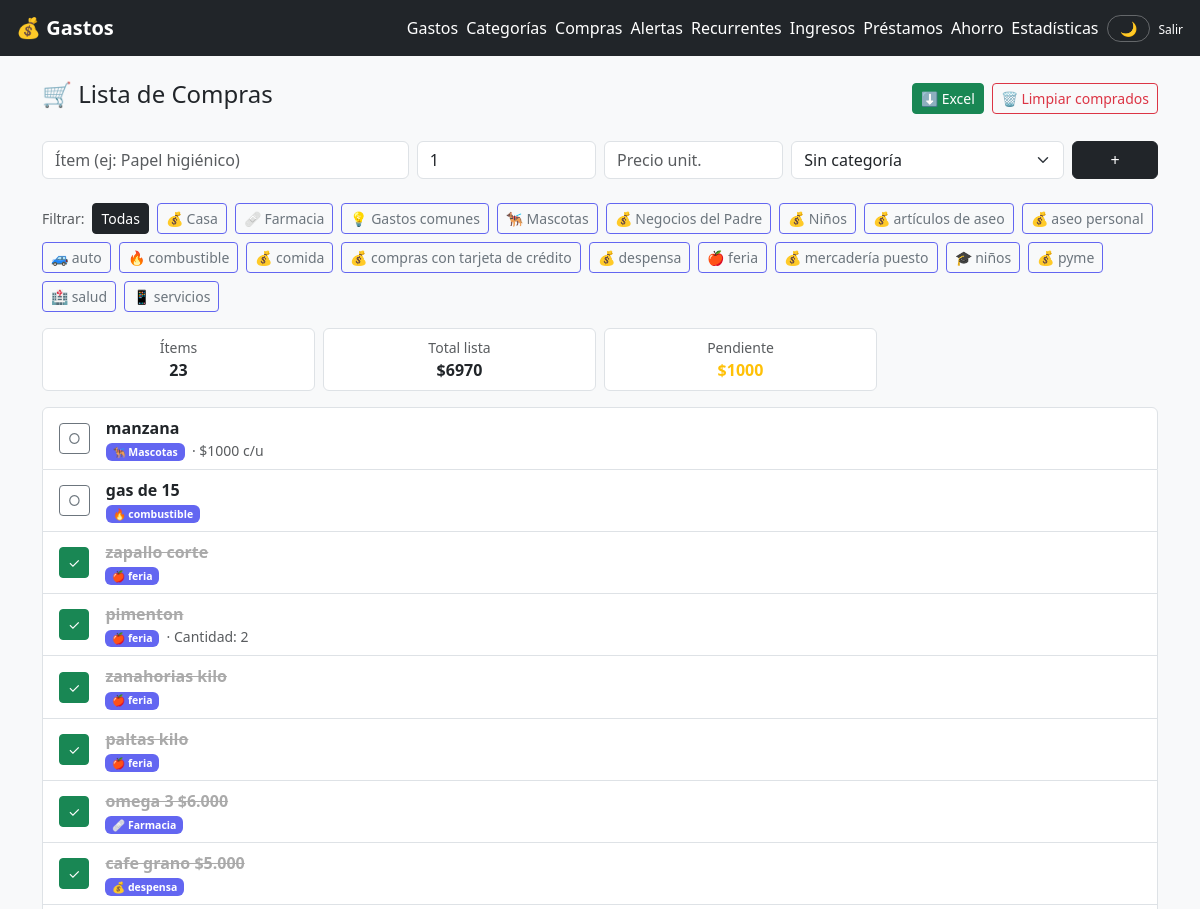
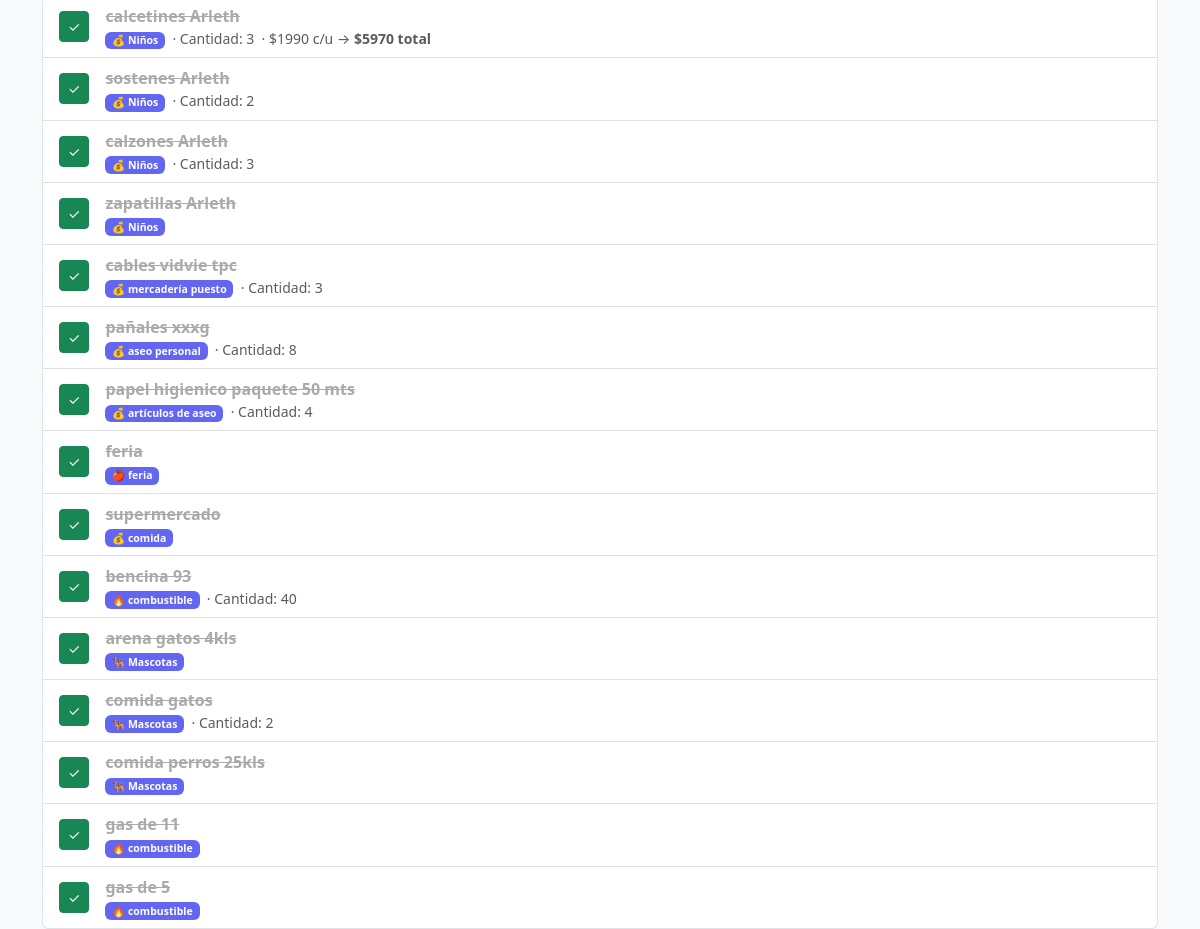
Screenshot of /compras/ (signed in) with the database file from the repository (2 pictures, top to bottom).
### gastos/models.py (models this page shows, shortened)
class Categoria(models.Model):
    nombre = models.CharField(max_length=100)
    icono = models.CharField(max_length=10, default='💰')
    color = models.CharField(max_length=7, default='#6366f1')
    class Meta:
        verbose_name_plural = 'categorías'
        ordering = ['nombre']
    def __str__(self):
        return f"{self.icono} {self.nombre}"

class ItemCompra(models.Model):
    usuario = models.ForeignKey(User, on_delete=models.CASCADE, related_name='lista_compras')
    nombre = models.CharField(max_length=150)
    cantidad = models.PositiveIntegerField(default=1)
    cantidad_comprada = models.PositiveIntegerField(default=0)
    valor_aprox = models.DecimalField(max_digits=10, decimal_places=0, null=True, blank=True)
    comprado = models.BooleanField(default=False)
    categoria = models.ForeignKey(Categoria, on_delete=models.SET_NULL, null=True, blank=True)
    creado_en = models.DateTimeField(auto_now_add=True)
    @property
    def total(self):
        if self.valor_aprox:
            return self.valor_aprox * self.cantidad
        return None
    class Meta:
        ordering = ['comprado', '-creado_en']

### gastos/views.py (the view)
# urls.py: path('compras/', views.lista_compras, name='lista_compras'),
@login_required
def lista_compras(request):
    categoria_filtro = request.GET.get('categoria', '')
    items = ItemCompra.objects.filter(usuario=request.user).select_related('categoria')
    if categoria_filtro:
        items = items.filter(categoria__pk=categoria_filtro)
    total_lista = sum(
        (item.valor_aprox * item.cantidad) for item in items if item.valor_aprox
    )
    total_pendiente = sum(
        (item.valor_aprox * (item.cantidad - item.cantidad_comprada))
        for item in items if item.valor_aprox and not item.comprado
    )
    return render(request, 'gastos/compras.html', {
        'items': items,
        'categorias': Categoria.objects.all(),
        'categoria_filtro': categoria_filtro,
        'total_lista': total_lista,
        'total_pendiente': total_pendiente,
    })

### templates/gastos/compras.html (shortened to what this page needs)
{% extends 'gastos/base.html' %}
{% block contenido %}
<div class="d-flex justify-content-between align-items-center mb-4">
    <h4>🛒 Lista de Compras</h4>
    <div class="d-flex gap-2">
        <a href="{% url 'exportar_compras_excel' %}{% if categoria_filtro %}?categoria={{ categoria_filtro }}{% endif %}"
           class="btn btn-success btn-sm">⬇️ Excel</a>
        <form method="post" action="{% url 'limpiar_comprados' %}">
            <button class="btn btn-outline-danger btn-sm">🗑 Limpiar comprados</button>
        </form>
    </div>
</div>
<form method="post" action="{% url 'agregar_compra' %}" class="row g-2 mb-4">
    <div class="col-md-4">
        <input type="text" name="nombre" class="form-control" placeholder="Ítem (ej: Papel higiénico)" required>
    </div>
    <div class="col-md-2">
        <input type="number" name="cantidad" class="form-control" value="1" min="1" placeholder="Cantidad">
    </div>
    <div class="col-md-2">
        <input type="number" name="valor_aprox" class="form-control" placeholder="Precio unit.">
    </div>
    <div class="col-md-3">
        <select name="categoria" class="form-select">
            <option value="">Sin categoría</option>
        </select>
    </div>
    <div class="col-md-1">
        <button class="btn btn-dark w-100">+</button>
    </div>
</form>
<div class="mb-3 d-flex flex-wrap gap-2 align-items-center">
    <span class="text-muted small">Filtrar:</span>
    <a href="{% url 'lista_compras' %}"
       class="btn btn-sm {% if not categoria_filtro %}btn-dark{% else %}btn-outline-secondary{% endif %}">
        Todas
    </a>
    {% for c in categorias %}
    <a href="{% url 'lista_compras' %}?categoria={{ c.pk }}"
       class="btn btn-sm {% if categoria_filtro == c.pk|stringformat:'s' %}btn-dark{% else %}btn-outline-secondary{% endif %}"
       style="border-color: {{ c.color }}; {% if categoria_filtro == c.pk|stringformat:'s' %}background:{{ c.color }};color:white;{% endif %}">
        {{ c.icono }} {{ c.nombre }}
    </a>
    {% endfor %}
</div>
{% if items %}
<div class="row g-2 mb-3">
    <div class="col-6 col-md-3">
        <div class="card text-center py-2">
            <div class="small text-muted">Ítems</div>
            <strong>{{ items|length }}</strong>
        </div>
    </div>
    {% if total_lista %}
    <div class="col-6 col-md-3">
        <div class="card text-center py-2">
            <div class="small text-muted">Total lista</div>
            <strong>${{ total_lista|floatformat:0 }}</strong>
        </div>
    </div>
    <div class="col-6 col-md-3">
        <div class="card text-center py-2">
            <div class="small text-muted">Pendiente</div>
            <strong class="text-warning">${{ total_pendiente|floatformat:0 }}</strong>
        </div>
    </div>
    {% endif %}
</div>
{% endif %}
<ul class="list-group">
    {% for item in items %}
    <li class="list-group-item">
        <div class="d-flex align-items-center gap-3">
            <form method="post" action="{% url 'toggle_compra' item.pk %}" class="mb-0">
                {% if item.comprado %}
                <button class="btn btn-success btn-sm" title="Haz clic para desmarcar">✓</button>
                {% elif item.cantidad > 1 %}
                <button class="btn btn-outline-primary btn-sm" title="Marcar 1 unidad más como comprada">
                    {{ item.cantidad_comprada }}/{{ item.cantidad }}
                </button>
                {% else %}
                <button class="btn btn-outline-secondary btn-sm" title="Marcar como comprado">○</button>
                {% endif %}
            </form>
            <div class="flex-grow-1">
                <span {% if item.comprado %}style="text-decoration:line-through; color:#aaa;"{% endif %}>
                    <strong>{{ item.nombre }}</strong>
                </span>
                <div class="small text-muted">
                    {% if item.categoria %}
                    <span class="badge" style="background-color:{{ item.categoria.color }}">
                        {{ item.categoria.icono }} {{ item.categoria.nombre }}
                    </span>
                    {% endif %}
                    {% if item.cantidad > 1 %}&nbsp;· Cantidad: {{ item.cantidad }}{% endif %}
                    {% if item.valor_aprox %}
                    &nbsp;· ${{ item.valor_aprox|floatformat:0 }} c/u
                    {% if item.cantidad > 1 %} → <strong>${{ item.total|floatformat:0 }} total</strong>{% endif %}
                    {% endif %}
                </div>
            </div>
        </div>
    </li>
    {% empty %}
    <li class="list-group-item text-center py-5">
        <div style="font-size:3rem">🛒</div>
        <p class="text-muted mt-2">Lista vacía. ¡Agregá tu primer ítem!</p>
    </li>
    {% endfor %}
</ul>
{% endblock %}

### templates/gastos/base.html (style rules this page uses)
:root { --bg-body: #f8f9fa; --bg-card: #ffffff; --bg-navbar: #212529; --text-body: #212529; --text-muted: #6c757d; --border-color: #dee2e6; --table-bg: #ffffff; --table-hover: #f5f5f5; }
body { background-color: var(--bg-body); color: var(--text-body); transition: background-color 0.3s ease, color 0.3s ease; }
.card { background-color: var(--bg-card); border-color: var(--border-color); }

### rows the page displays
Categoria: icono "💰", nombre "Casa"
Categoria: icono "🩹", nombre "Farmacia"
Categoria: icono "💡", nombre "Gastos comunes"
Categoria: icono "🐕‍🦺", nombre "Mascotas"
Categoria: icono "💰", nombre "Negocios del Padre"
Categoria: icono "💰", nombre "Niños"
Categoria: icono "💰", nombre "artículos de aseo"
Categoria: icono "💰", nombre "aseo personal"
Categoria: icono "🚙", nombre "auto"
Categoria: icono "🔥", nombre "combustible"
Categoria: icono "💰", nombre "comida"
Categoria: icono "💰", nombre "compras con tarjeta de crédito"
Categoria: icono "💰", nombre "despensa"
Categoria: icono "🍎", nombre "feria"
Categoria: icono "💰", nombre "mercadería puesto"
Categoria: icono "🎓", nombre "niños"
Categoria: icono "💰", nombre "pyme"
Categoria: icono "🏥", nombre "salud"
Categoria: icono "📱", nombre "servicios"
ItemCompra: nombre "manzana", categoria.icono "🐕‍🦺", categoria.nombre "Mascotas", valor_aprox "1000"
ItemCompra: nombre "gas de 15", categoria.icono "🔥", categoria.nombre "combustible"
ItemCompra: nombre "zapallo corte", categoria.icono "🍎", categoria.nombre "feria"
ItemCompra: nombre "pimenton", categoria.icono "🍎", categoria.nombre "feria", cantidad "2"
ItemCompra: nombre "zanahorias kilo", categoria.icono "🍎", categoria.nombre "feria"
ItemCompra: nombre "paltas kilo", categoria.icono "🍎", categoria.nombre "feria"
ItemCompra: nombre "omega 3 $6.000", categoria.icono "🩹", categoria.nombre "Farmacia"
ItemCompra: nombre "cafe grano $5.000", categoria.icono "💰", categoria.nombre "despensa"
ItemCompra: nombre "calcetines Arleth", categoria.icono "💰", categoria.nombre "Niños", cantidad "3", valor_aprox "1990", total "5970"
ItemCompra: nombre "sostenes Arleth", categoria.icono "💰", categoria.nombre "Niños", cantidad "2"
ItemCompra: nombre "calzones Arleth", categoria.icono "💰", categoria.nombre "Niños", cantidad "3"
ItemCompra: nombre "zapatillas Arleth", categoria.icono "💰", categoria.nombre "Niños"
ItemCompra: nombre "cables vidvie tpc", categoria.icono "💰", categoria.nombre "mercadería puesto", cantidad "3"
ItemCompra: nombre "pañales xxxg", categoria.icono "💰", categoria.nombre "aseo personal", cantidad "8"
ItemCompra: nombre "papel higienico paquete 50 mts", categoria.icono "💰", categoria.nombre "artículos de aseo", cantidad "4"
ItemCompra: nombre "feria", categoria.icono "🍎", categoria.nombre "feria"
ItemCompra: nombre "supermercado", categoria.icono "💰", categoria.nombre "comida"
ItemCompra: nombre "bencina 93", categoria.icono "🔥", categoria.nombre "combustible", cantidad "40"
ItemCompra: nombre "arena gatos 4kls", categoria.icono "🐕‍🦺", categoria.nombre "Mascotas"
ItemCompra: nombre "comida gatos", categoria.icono "🐕‍🦺", categoria.nombre "Mascotas", cantidad "2"
ItemCompra: nombre "comida perros 25kls", categoria.icono "🐕‍🦺", categoria.nombre "Mascotas"
ItemCompra: nombre "gas de 11", categoria.icono "🔥", categoria.nombre "combustible"
ItemCompra: nombre "gas de 5", categoria.icono "🔥", categoria.nombre "combustible"

### other values shown
{{ items|length }} "23"
{{ total_lista|floatformat:0 }} "6970"
{{ total_pendiente|floatformat:0 }} "1000"
